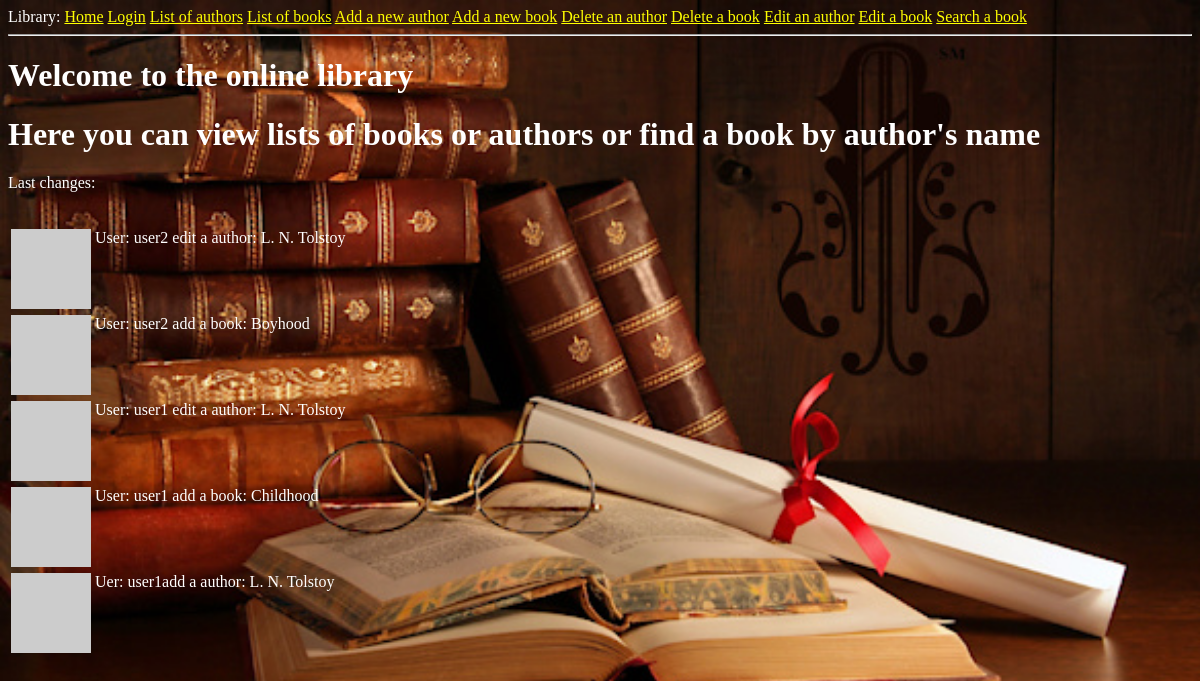
/index, run on the app's committed database.
### app/models.py (models this page shows, shortened)
class Post(db.Model):
    id = db.Column(db.Integer, primary_key=True)
    body = db.Column(db.String(140))
    timestamp = db.Column(db.DateTime, index=True, default=datetime.utcnow)
    user_id = db.Column(db.Integer, db.ForeignKey('user.id'))

### app/routes.py (the view)
@app.route('/')
@app.route('/index')
def index():
    posts = Post.query.all();
    return render_template("index.html", title='Home Page', posts=list(reversed(posts)))

### app/models.py (called while the page is built)
    def avatar(self, size):
        digest = md5(self.email.lower().encode('utf-8')).hexdigest()
        return 'https://www.gravatar.com/avatar/{}?d=identicon&s={}'.format(
            digest, size)

### app/routes.py (called while the page is built)
@app.before_request
def before_request():
    if current_user.is_authenticated:
        current_user.last_seen = datetime.utcnow()
        db.session.commit()

### app/templates/index.html
{% extends "Base.html" %}
{% block content %}
     <h1>Welcome to the online library</h1>
    <h1>Here you can view lists of books or authors or find a book by author's name</h1>
    <p>Last changes:</p><br>
    {% for post in posts %}
        {% include '_post.html' %}
    {% endfor %}
{% endblock %}

### app/templates/_post.html
<table>
    <tr valign="top">
        <td><img src="{{ post.author.avatar(36) }}"></td>
        <td>{{ post.body }}</td>
    </tr>
</table>

### app/templates/Base.html (style rules this page uses)
body { background: url("../static/background.jpg") no-repeat; -moz-background-size: 100%; -o-background-size: 100%; -webkit-background-size: 100%; background-size: 100%; color: #ffffff; }

### data on the page
Post: body "User: user2 edit a author: L. N. Tolstoy"
Post: body "User: user2 add a book: Boyhood"
Post: body "User: user1 edit a author: L. N. Tolstoy"
Post: body "User: user1 add a book: Childhood"
Post: body "Uer: user1add a author: L. N. Tolstoy"
